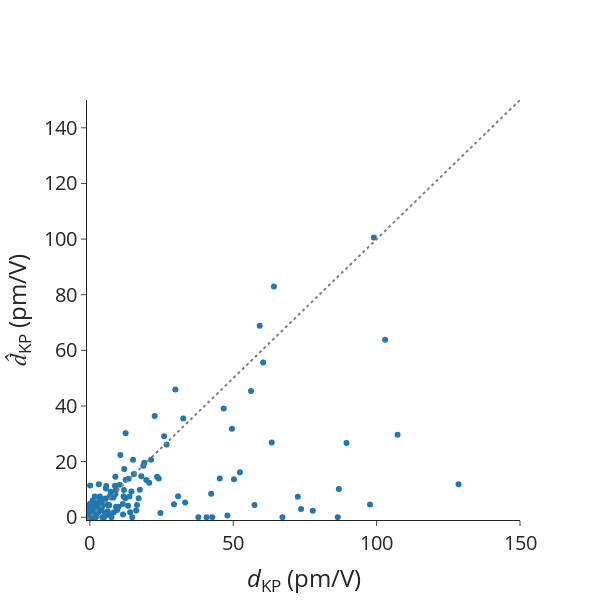

Source (notebook cell):
### Markdown cell above
## Errors on dKP masked

### Code cell
# Data

mae = mean_absolute_error(
    df_pred_matten["dKP_true"], df_pred_matten["dKP_matten_masked"]
)
mape = mean_absolute_percentage_error(
    df_pred_matten["dKP_true"], df_pred_matten["dKP_matten_masked"]
)
rmse = root_mean_squared_error(
    df_pred_matten["dKP_true"], df_pred_matten["dKP_matten_masked"]
)
spearmanrho = spearmanr(df_pred_matten["dKP_true"], df_pred_matten["dKP_matten_masked"])
print(f"MAE = {mae}")
print(f"MAPE = {mape}")
print(f"RMSE = {rmse}")
print(f"Rho_sp = {spearmanrho.statistic}")

# Scatter plot for previous outputs.
scatter_dKP = go.Scatter(
    x=df_pred_matten["dKP_true"],
    y=df_pred_matten["dKP_matten_masked"],
    mode="markers",
    name="",
    showlegend=False,
    text=[mpid for mpid in df_pred_matten.index.values],
)

ideal = go.Scatter(
    x=[-1, 200],
    y=[-1, 200],
    mode="lines",
    line=dict(color="gray", dash="dot"),
    showlegend=False,
)

# Layout
layout = go.Layout(
    # title=dict(text='Scatter Plot'),
    xaxis=dict(title="<i>d</i><sub>KP</sub> (pm/V)", range=[-1, 150]),
    yaxis=dict(title="<i>d&#770;</i><sub>KP</sub> (pm/V)", range=[-1, 150]),
    # legend=dict(font=dict(size=12)),
)

# Create figure
fig = go.Figure(data=[scatter_dKP, ideal], layout=layout)

fig.update_layout(
    autosize=False,
    font_size=20,
    width=600,
    height=600,
    # plot_bgcolor="white",
    template="simple_white",
)
fig.update_layout(
    xaxis=dict(
        # tickmode = 'array',
        # tickvals = [1, 2,3,4,5,6,7,8],
        # ticktext = ['One', 'Three', 'Five', 'Seven', 'Nine', 'Eleven']
        showgrid=False,
    ),
    yaxis=dict(
        # tickmode = 'array',
        # tickvals = [1, 2,3,4,5,6,7,8],
        # ticktext = ['One', 'Three', 'Five', 'Seven', 'Nine', 'Eleven']
        showgrid=False,
    ),
)

# Show figure
fig.show()

### Figure 1 — Plotly figure (JSON) as saved in the notebook; plotly's stock layout.template omitted (floating-point values rounded to 4 significant figures; data arrays with more than 128 entries replaced by an {"elided": "..."} marker saying what was removed)
{"data": [{"mode": "markers", "name": "", "showlegend": false, "text": {"elided": "250 str values"}, "type": "scatter", "x": {"elided": "250 float values"}, "y": {"elided": "250 float values"}}, {"line": {"color": "gray", "dash": "dot"}, "mode": "lines", "showlegend": false, "type": "scatter", "x": [-1, 200], "y": [-1, 200]}], "layout": {"autosize": false, "font": {"size": 20}, "height": 600, "width": 600, "xaxis": {"range": [-1, 150], "showgrid": false, "title": {"text": "<i>d</i><sub>KP</sub> (pm/V)"}}, "yaxis": {"range": [-1, 150], "showgrid": false, "title": {"text": "<i>d&#770;</i><sub>KP</sub> (pm/V)"}}}}
